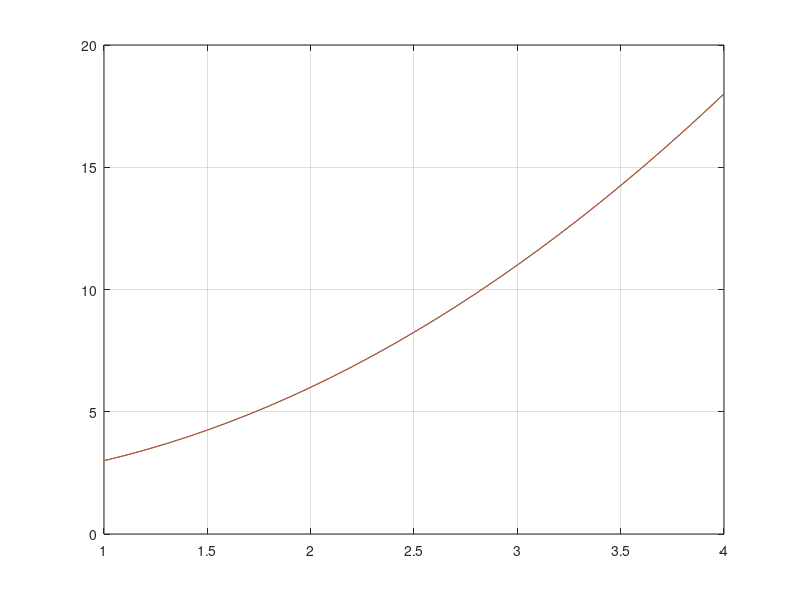

Recreate this plot in MATLAB.
%TEMA: SUMAS DE RIEMANN, SUMAS SUPERIORES E INFERIORES
%AUTOR: JESSICA MARTINEZ JIMENEZ
%GRUPO: 3202

a=1;
b=4;

numer_inter=200;
% Pasos funcion
f = inline ("x^2 +2");
%Para calcular el incremento de x
h=(b-a)/numer_inter;
% m+1 puntos, m intervalos
x=a:h:b;
int=0;
% Para el intervalo

for i=1:numer_inter;
    % extremos x(i), x(i+1)
    xm=(x(i)+ x (i+1))/2; 
    int=int+f(xm)*h;
  end
  
fprintf("Area = ")
fprintf(" %d", int);

x=[1:0.1:4];
y= (x.^2) +2;
plot(x,y)
grid on
hold on
plot(x,y )